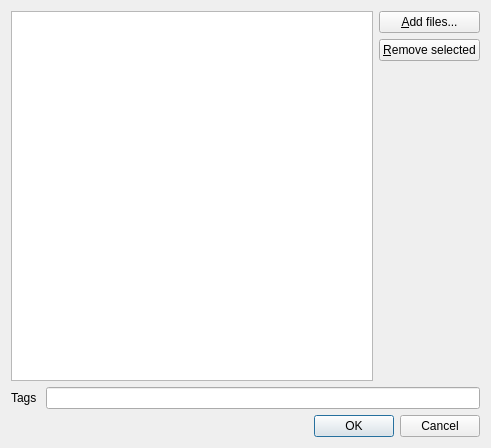
<?xml version="1.0" encoding="UTF-8"?>
<ui version="4.0">
 <class>Dialog</class>
 <widget class="QDialog" name="Dialog">
  <property name="geometry">
   <rect>
    <x>0</x>
    <y>0</y>
    <width>491</width>
    <height>448</height>
   </rect>
  </property>
  <property name="windowTitle">
   <string>Dialog</string>
  </property>
  <layout class="QVBoxLayout" name="verticalLayout_2">
   <item>
    <layout class="QVBoxLayout" name="verticalLayout">
     <item>
      <layout class="QHBoxLayout" name="horizontalLayout">
       <item>
        <widget class="QTableWidget" name="tableWidget"/>
       </item>
       <item>
        <layout class="QVBoxLayout" name="verticalLayout_3">
         <item>
          <widget class="QPushButton" name="pushButton">
           <property name="text">
            <string>&amp;Add files...</string>
           </property>
           <property name="icon">
            <iconset theme="add"/>
           </property>
          </widget>
         </item>
         <item>
          <widget class="QPushButton" name="pushButton_2">
           <property name="text">
            <string>&amp;Remove selected</string>
           </property>
          </widget>
         </item>
         <item>
          <spacer name="verticalSpacer">
           <property name="orientation">
            <enum>Qt::Vertical</enum>
           </property>
           <property name="sizeHint" stdset="0">
            <size>
             <width>20</width>
             <height>40</height>
            </size>
           </property>
          </spacer>
         </item>
        </layout>
       </item>
      </layout>
     </item>
     <item>
      <layout class="QHBoxLayout" name="horizontalLayout_2">
       <property name="spacing">
        <number>9</number>
       </property>
       <property name="rightMargin">
        <number>0</number>
       </property>
       <item>
        <widget class="QLabel" name="label">
         <property name="sizePolicy">
          <sizepolicy hsizetype="Preferred" vsizetype="Fixed">
           <horstretch>0</horstretch>
           <verstretch>0</verstretch>
          </sizepolicy>
         </property>
         <property name="minimumSize">
          <size>
           <width>0</width>
           <height>0</height>
          </size>
         </property>
         <property name="text">
          <string>Tags</string>
         </property>
        </widget>
       </item>
       <item>
        <widget class="QLineEdit" name="lineEdit"/>
       </item>
      </layout>
     </item>
    </layout>
   </item>
   <item>
    <widget class="QDialogButtonBox" name="buttonBox">
     <property name="orientation">
      <enum>Qt::Horizontal</enum>
     </property>
     <property name="standardButtons">
      <set>QDialogButtonBox::Cancel|QDialogButtonBox::Ok</set>
     </property>
    </widget>
   </item>
  </layout>
 </widget>
 <resources/>
 <connections>
  <connection>
   <sender>buttonBox</sender>
   <signal>accepted()</signal>
   <receiver>Dialog</receiver>
   <slot>accept()</slot>
   <hints>
    <hint type="sourcelabel">
     <x>248</x>
     <y>254</y>
    </hint>
    <hint type="destinationlabel">
     <x>157</x>
     <y>274</y>
    </hint>
   </hints>
  </connection>
  <connection>
   <sender>buttonBox</sender>
   <signal>rejected()</signal>
   <receiver>Dialog</receiver>
   <slot>reject()</slot>
   <hints>
    <hint type="sourcelabel">
     <x>316</x>
     <y>260</y>
    </hint>
    <hint type="destinationlabel">
     <x>286</x>
     <y>274</y>
    </hint>
   </hints>
  </connection>
 </connections>
</ui>
